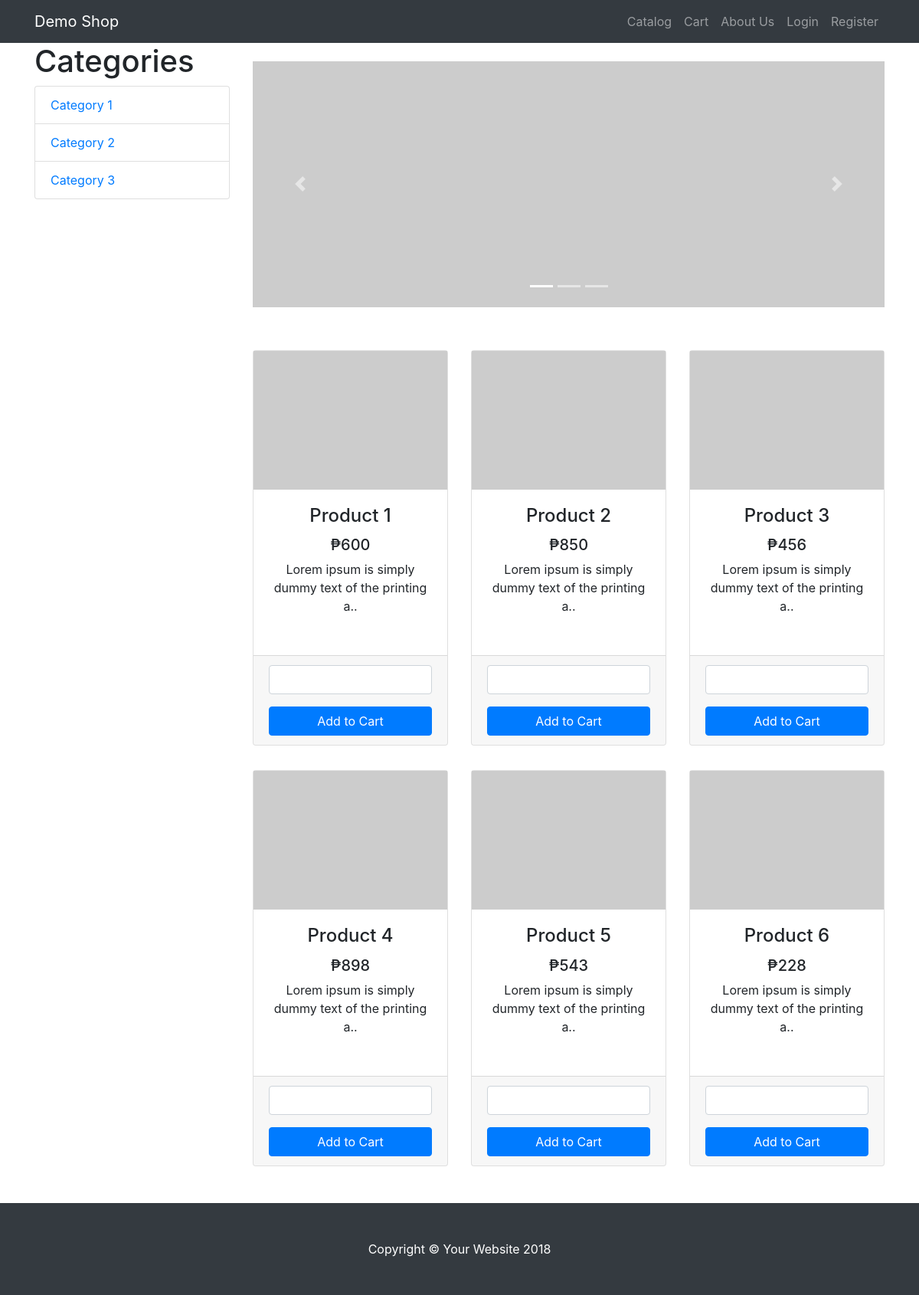
The page /catalog2.php on the database its author committed.
### tables this page shows
CREATE TABLE `tbl_categories` (
  `id` int(10) NOT NULL,
  `name` varchar(150) NOT NULL
);

CREATE TABLE `tbl_items` (
  `id` int(11) NOT NULL,
  `name` varchar(255) NOT NULL,
  `price` decimal(10,0) NOT NULL,
  `description` varchar(255) NOT NULL,
  `img_path` varchar(255) NOT NULL,
  `category_id` int(11) NOT NULL
);

### catalog2.php (the view, shortened to what this page needs)
<?php include "partials/header.php";?>
    <div class="container">
	    <div class="row">
	    	<div class="col-lg-3">
	    		<h1>Categories</h1>
	    		<div class="list-group">
	    		<?php
	    			require "controllers/connect.php";
	    			$sql = "SELECT * FROM tbl_categories";
				      $result = mysqli_query($conn,$sql);
				      if(mysqli_num_rows($result) > 0){
				      	while($row = mysqli_fetch_assoc($result)){
				      		echo "
				      		<a href='#' class='list-group-item' onclick='showCategories($row[id])'>$row[name]</a>
				      		";
				      	}
				      }
	    		 ?>
	    		</div>
	    	</div>
	    	<div class="col-lg-9">
	    		<div id="carouselExampleIndicators" class="carousel slide my-4" data-ride="carousel">
					<ol class="carousel-indicators">
						<li data-target="#carouselExampleIndicators" data-slide-to="0" class="active"></li>
						<li data-target="#carouselExampleIndicators" data-slide-to="1"></li>
						<li data-target="#carouselExampleIndicators" data-slide-to="2"></li>
					</ol>
					<div class="carousel-inner" role="listbox">
						<div class="carousel-item active">
							<img class="d-block img-fluid" src="http://placehold.it/900x350" alt="First slide">
						</div>
					</div>
					<a class="carousel-control-prev" href="#carouselExampleIndicators" role="button" data-slide="prev">
						<span class="carousel-control-prev-icon" aria-hidden="true"></span>
					</a>
					<a class="carousel-control-next" href="#carouselExampleIndicators" role="button" data-slide="next">
						<span class="carousel-control-next-icon" aria-hidden="true"></span>
					</a>
					</div>
					<div class="row" id="products">
				      <?php
				      require "controllers/connect.php";
				      $sql = "SELECT * FROM tbl_items";
				      $result = mysqli_query($conn,$sql);
				      if(mysqli_num_rows($result) > 0){
				      	while($row = mysqli_fetch_assoc($result)){
				      		echo "
				      		<div class='col-md-4 mb-3 mt-3'>
				      			<div class='card h-100 mt-3 mb-3 text-center'>
				      				<img src='$row[img_path]'>
					  					<div class='card-body'>
					  						<h4 class='card-title'>$row[name]</h4>
					  						<h5>&#8369;$row[price]</h5>
					  						<p class='card-text'>
					  							$row[description]
					  						</p>
					  					</div>
					  					<div class='card-footer'>
					  						<input type='number' class='form-control mb-3'>
					  						<button class='btn btn-block btn-primary'>Add to Cart</button>
					  					</div>
				      			</div>
				      		</div>";
				      	}
				      }
				     ?>
      				</div>
	    		</div>
	    	</div>
	    </div>
<?php
include "partials/footer.php"
 ;?>

### partials/header.php (shortened to what this page needs)
<!DOCTYPE html>
<html lang="en">
  <head>
    <link href="vendor/bootstrap/css/bootstrap.min.css" rel="stylesheet">
    <link href="css/demo.css" rel="stylesheet">
  </head>
   <body>
    <nav class="navbar navbar-expand-lg navbar-dark bg-dark fixed-top">
      <div class="container">
        <a class="navbar-brand" href="index.php">Demo Shop</a>
        <div class="collapse navbar-collapse" id="navbarResponsive">
          <ul class="navbar-nav ml-auto">
            <li class="nav-item">
              <a class="nav-link" href="catalog.php">Catalog
              </a>
            </li>
            <li class="nav-item">
              <a class="nav-link" href="#">Cart</a>
            </li>
            <li class="nav-item">
              <a class="nav-link" href="#">About Us</a>
            </li>
            <li class="nav-item">
              <a class="nav-link" href="#">Login</a>
            </li>
              <li class="nav-item">
              <a class="nav-link" href="#">Register</a>
            </li>
          </ul>
        </div>
      </div>
    </nav>

### partials/footer.php (shortened to what this page needs)
    <footer class="py-5 bg-dark mt-5">
      <div class="container">
        <p class="m-0 text-center text-white">Copyright &copy; Your Website 2018</p>
      </div>
    </footer>
  </body>
</html>

### css/demo.css (style rules this page uses)
body { padding-top: 54px; }
@media (min-width: 992px) { body { padding-top: 56px; } }
.card { height: 100%; }

### rows shown on the page
tbl_categories: name "Category 1"
tbl_categories: name "Category 2"
tbl_categories: name "Category 3"
tbl_items: name "Product 1", price "600", description "Lorem ipsum is simply dummy text of the printing a.."
tbl_items: name "Product 2", price "850", description "Lorem ipsum is simply dummy text of the printing a.."
tbl_items: name "Product 3", price "456", description "Lorem ipsum is simply dummy text of the printing a.."
tbl_items: name "Product 4", price "898", description "Lorem ipsum is simply dummy text of the printing a.."
tbl_items: name "Product 5", price "543", description "Lorem ipsum is simply dummy text of the printing a.."
tbl_items: name "Product 6", price "228", description "Lorem ipsum is simply dummy text of the printing a.."
